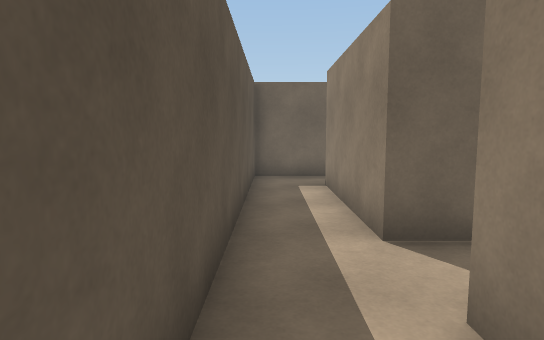
view 1 (above)

24 first-person views from a walk through a Unity game level. The camera is 1.4 m above the floor, tilts 6° down and sees 75° across. The floor is counted in squares, 1 m on a side. Each view is taken from the middle of a square. On the plan, view 1 faces up. The plan holds only what a view shows up to about 15 squares ahead; the rest is blank. The player is left out.

view 2
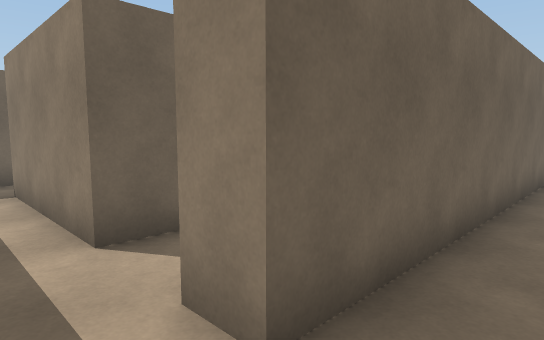

view 3
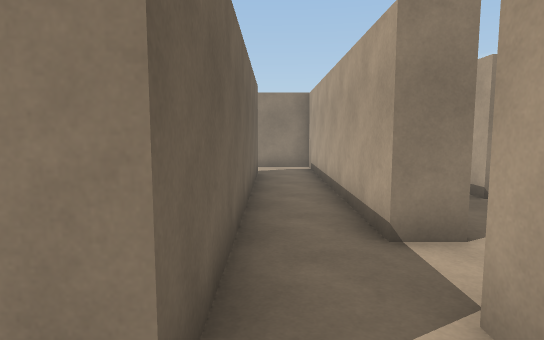

view 4
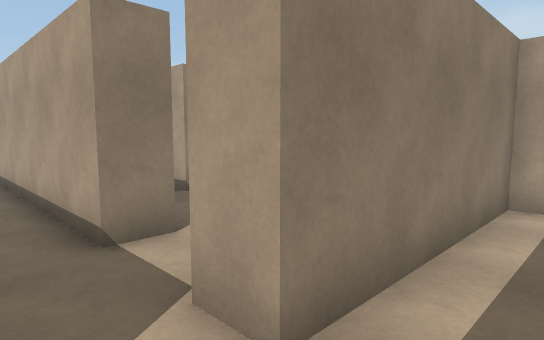

view 5
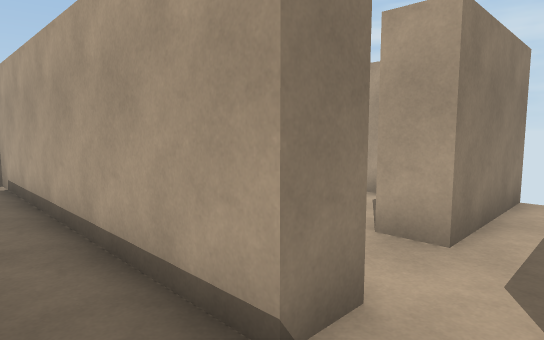

view 6
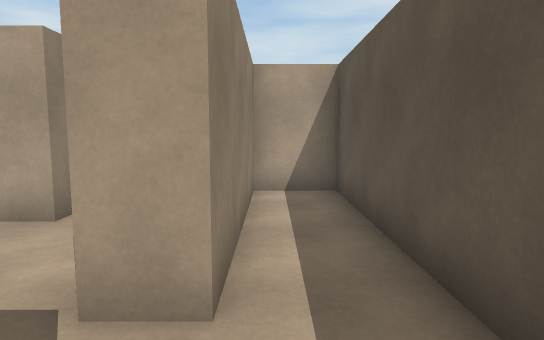

view 7
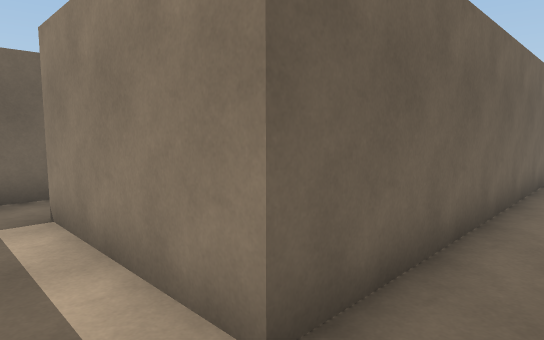

view 8
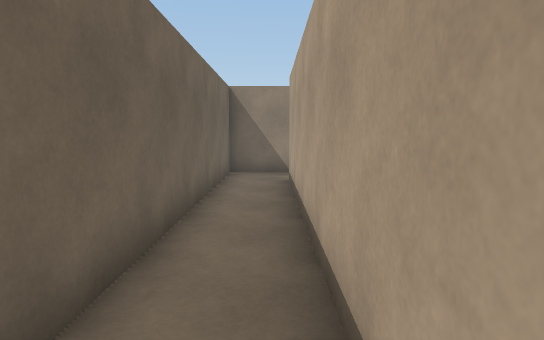

view 9
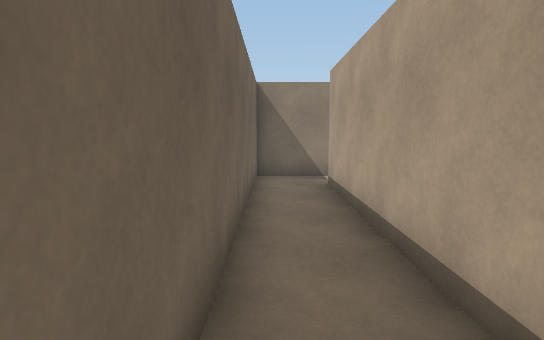

view 10
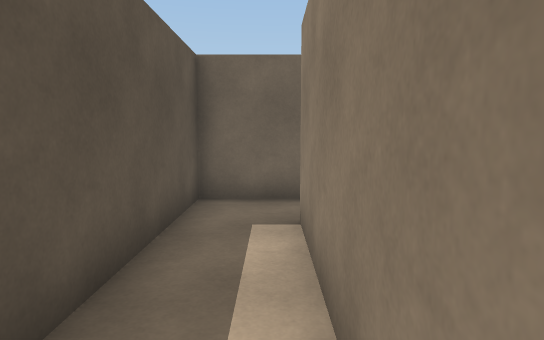

view 11
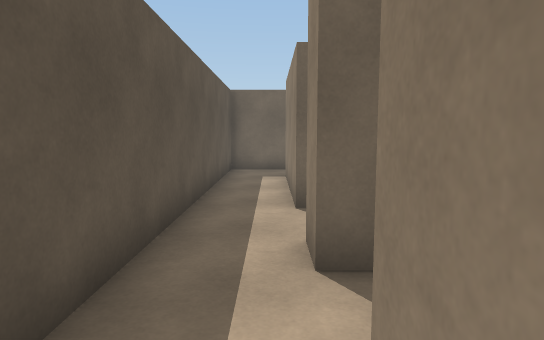

view 12
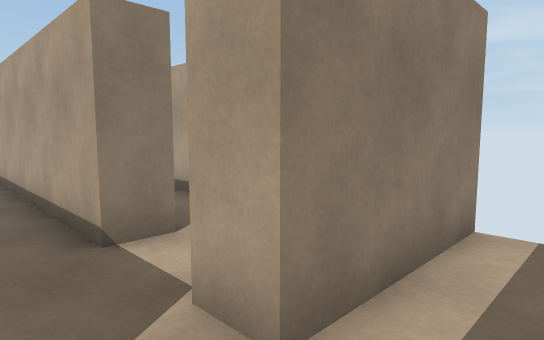

view 13
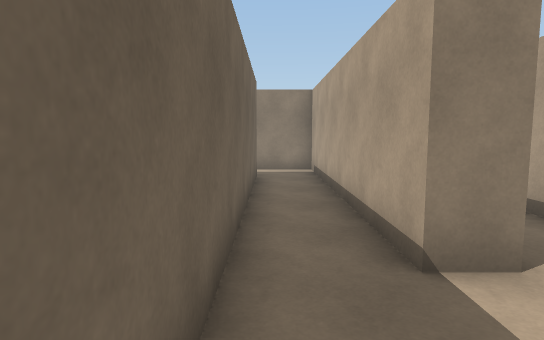

view 14
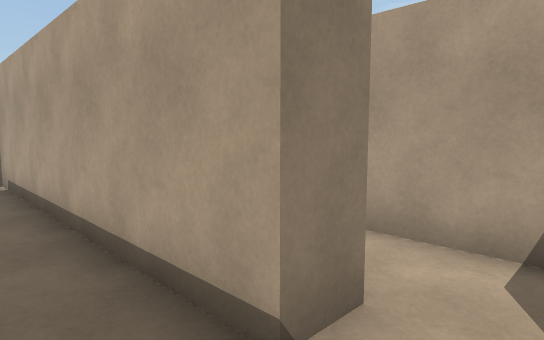

view 15
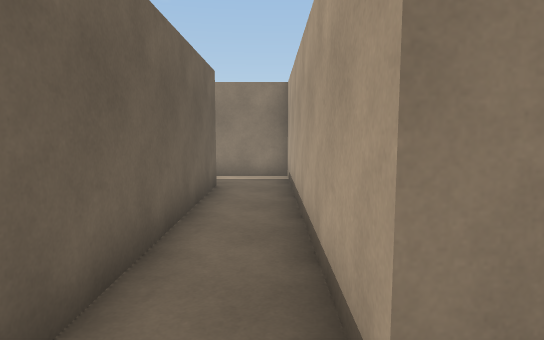

view 16
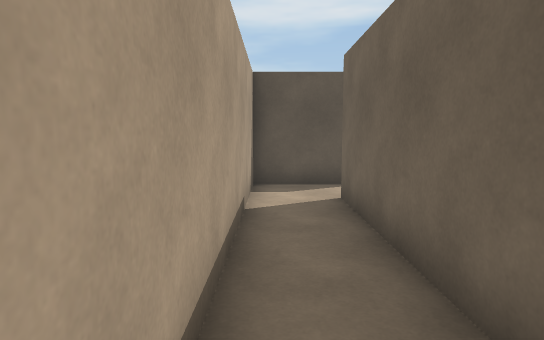

view 17
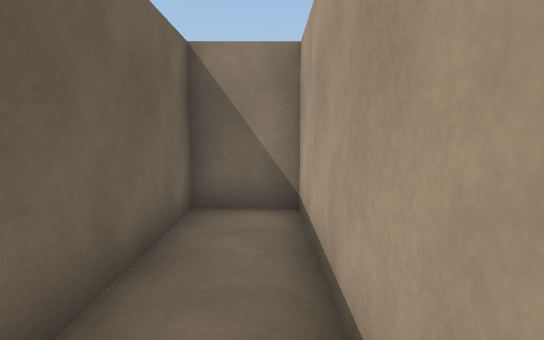

view 18
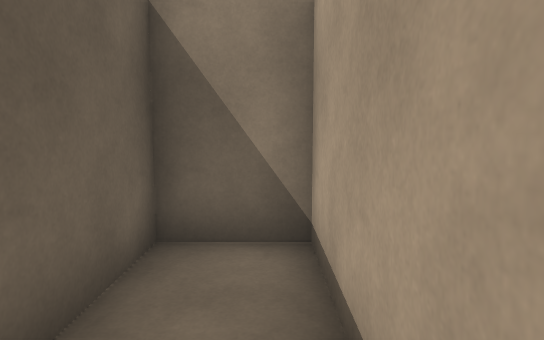

view 19
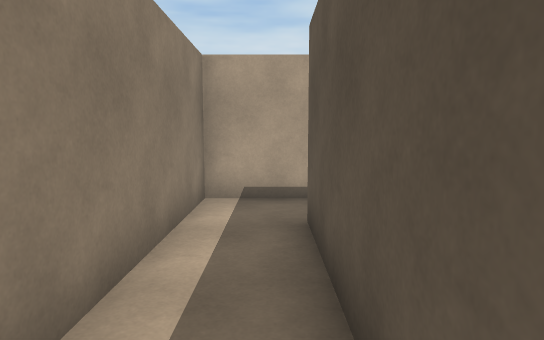

view 20
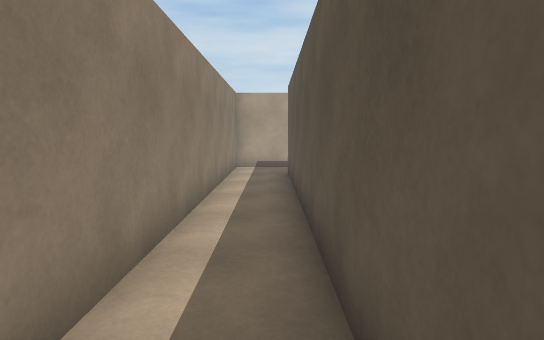

view 21
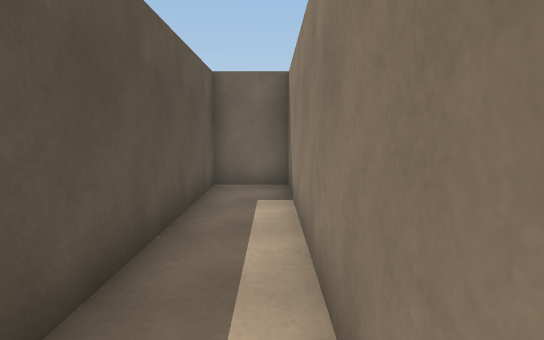

view 22
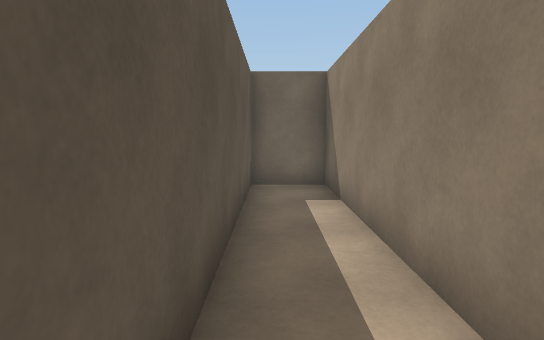

view 23
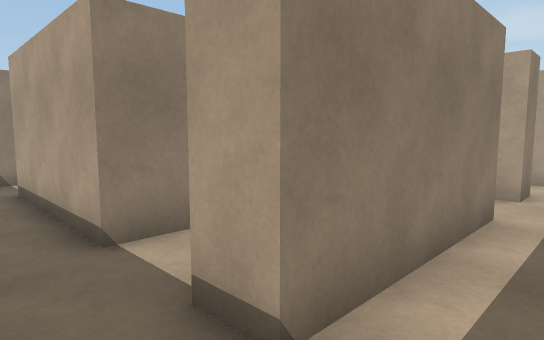

view 24
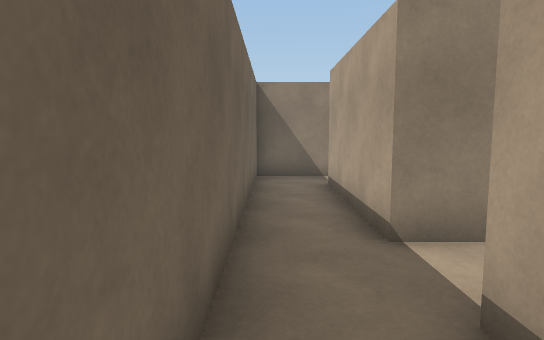

### Floor plan
Points are (right, up) in squares from view 1. A wall is a line through its corners. A room is listed if a view was taken in it or the views show most of it. See-through windows are left out.
Room 1 (views 1, 2, 3, 4, 6, 11)
walls: (2.4, 1.5) (1.4, 1.5) (1.4, 2.5); (-0.6, 2.5) (-0.6, -6.5) (1.4, -6.5) (1.4, -0.5) (2.5, -0.5)
ways out: opening at (2, 0.5) to room 2; opening at (0.5, 2) to room 3
Room 2 (view 5)
walls: (11.9, 1.5) (2.4, 1.5); (4.4, -0.5) (14.4, -0.5) (14.4, 2.5)
ways out: opening at (2, 0.5) to room 1; opening at (13.5, 2) to room 3; opening at (3.5, -1) to room 4
Room 3 (views 7, 8, 9, 10, 23, 24)
walls: (1.4, 2.5) (12.5, 2.5); (2.4, 11.5) (-0.6, 11.5) (-0.6, 2.5); (14.4, 2.5) (14.4, 4.5) (1.4, 4.5) (1.4, 9.5) (2.5, 9.5)
ways out: opening at (0.5, 2) to room 1; opening at (13.5, 2) to room 2; opening at (2, 10.5)
Room 4 (views 12, 13)
walls: (5.4, -1.5) (4.4, -1.5) (4.4, -0.5); (4.4, -7.6) (4.4, -3.5) (5.5, -3.5)
ways out: opening at (3.5, -1) to room 2; opening at (5, -2.5) to room 5
Room 5 (views 14, 15, 19, 20, 21, 22)
walls: (7.4, -3.5) (17.4, -3.5) (17.4, 11.5) (15.4, 11.5) (15.4, -1.5) (5.4, -1.5)
ways out: opening at (5, -2.5) to room 4; opening at (6.5, -4) to room 6
Room 6 (views 16, 17, 18)
walls: (5.4, -4) (5.4, -6.5) (17.4, -6.5) (17.4, -4.5) (7.4, -4.5) (7.4, -3.5)
ways out: opening at (6.5, -4) to room 5

Positions as (right, up) in squares from view 1, and headings:
1: (0, 0), facing up
2: (0, 0), facing up-right
3: (0, 1), facing right
4: (0, 1), facing down-right
5: (3, 1), facing down-right
6: (1, 2), facing down
7: (0, 3), facing up-right
8: (2, 3), facing right
9: (3, 4), facing right
10: (1, 4), facing up
11: (1, -2), facing up
12: (3, -2), facing down-right
13: (4, -2), facing right
14: (6, -2), facing down-right
15: (6, -3), facing right
16: (15, -6), facing left
17: (11, -6), facing right
18: (13, -6), facing right
19: (16, 4), facing down
20: (16, 11), facing down
21: (17, 2), facing up
22: (16, 2), facing up
23: (0, 11), facing down-right
24: (0, 11), facing right
